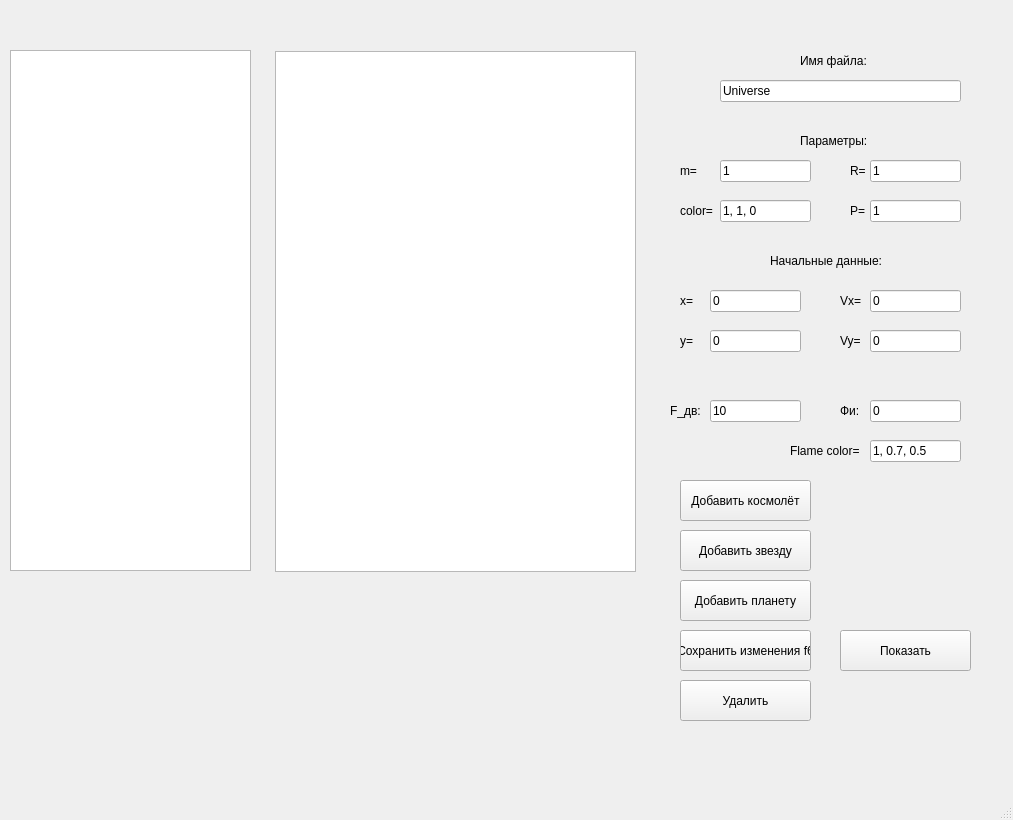
<?xml version="1.0" encoding="UTF-8"?>
<ui version="4.0">
 <class>MainWindow</class>
 <widget class="QMainWindow" name="MainWindow">
  <property name="geometry">
   <rect>
    <x>0</x>
    <y>0</y>
    <width>1013</width>
    <height>820</height>
   </rect>
  </property>
  <property name="windowTitle">
   <string>MainWindow</string>
  </property>
  <widget class="QWidget" name="centralwidget">
   <widget class="QLabel" name="label">
    <property name="geometry">
     <rect>
      <x>800</x>
      <y>130</y>
      <width>81</width>
      <height>21</height>
     </rect>
    </property>
    <property name="text">
     <string>Параметры:</string>
    </property>
   </widget>
   <widget class="QLineEdit" name="M_field">
    <property name="geometry">
     <rect>
      <x>720</x>
      <y>160</y>
      <width>91</width>
      <height>22</height>
     </rect>
    </property>
    <property name="text">
     <string>1</string>
    </property>
   </widget>
   <widget class="QLabel" name="label_2">
    <property name="geometry">
     <rect>
      <x>680</x>
      <y>160</y>
      <width>21</width>
      <height>21</height>
     </rect>
    </property>
    <property name="text">
     <string>m=</string>
    </property>
   </widget>
   <widget class="QLabel" name="label_3">
    <property name="geometry">
     <rect>
      <x>850</x>
      <y>160</y>
      <width>21</width>
      <height>21</height>
     </rect>
    </property>
    <property name="text">
     <string>R=</string>
    </property>
   </widget>
   <widget class="QLineEdit" name="R_field">
    <property name="geometry">
     <rect>
      <x>870</x>
      <y>160</y>
      <width>91</width>
      <height>22</height>
     </rect>
    </property>
    <property name="text">
     <string>1</string>
    </property>
   </widget>
   <widget class="QLabel" name="Color">
    <property name="geometry">
     <rect>
      <x>680</x>
      <y>200</y>
      <width>51</width>
      <height>21</height>
     </rect>
    </property>
    <property name="text">
     <string>color=</string>
    </property>
   </widget>
   <widget class="QLineEdit" name="Color_field">
    <property name="geometry">
     <rect>
      <x>720</x>
      <y>200</y>
      <width>91</width>
      <height>22</height>
     </rect>
    </property>
    <property name="text">
     <string>1, 1, 0</string>
    </property>
   </widget>
   <widget class="QLabel" name="label_15">
    <property name="geometry">
     <rect>
      <x>770</x>
      <y>250</y>
      <width>121</width>
      <height>21</height>
     </rect>
    </property>
    <property name="text">
     <string>Начальные данные:</string>
    </property>
   </widget>
   <widget class="QLabel" name="label_16">
    <property name="geometry">
     <rect>
      <x>680</x>
      <y>290</y>
      <width>21</width>
      <height>21</height>
     </rect>
    </property>
    <property name="text">
     <string>x=</string>
    </property>
   </widget>
   <widget class="QLineEdit" name="x0_field">
    <property name="geometry">
     <rect>
      <x>710</x>
      <y>290</y>
      <width>91</width>
      <height>22</height>
     </rect>
    </property>
    <property name="text">
     <string>0</string>
    </property>
   </widget>
   <widget class="QLineEdit" name="y0_field">
    <property name="geometry">
     <rect>
      <x>710</x>
      <y>330</y>
      <width>91</width>
      <height>22</height>
     </rect>
    </property>
    <property name="text">
     <string>0</string>
    </property>
   </widget>
   <widget class="QLabel" name="label_17">
    <property name="geometry">
     <rect>
      <x>680</x>
      <y>330</y>
      <width>21</width>
      <height>21</height>
     </rect>
    </property>
    <property name="text">
     <string>y=</string>
    </property>
   </widget>
   <widget class="QLineEdit" name="Vx0_field">
    <property name="geometry">
     <rect>
      <x>870</x>
      <y>290</y>
      <width>91</width>
      <height>22</height>
     </rect>
    </property>
    <property name="text">
     <string>0</string>
    </property>
   </widget>
   <widget class="QLabel" name="label_20">
    <property name="geometry">
     <rect>
      <x>840</x>
      <y>290</y>
      <width>21</width>
      <height>21</height>
     </rect>
    </property>
    <property name="text">
     <string>Vx=</string>
    </property>
   </widget>
   <widget class="QLineEdit" name="Vy0_field">
    <property name="geometry">
     <rect>
      <x>870</x>
      <y>330</y>
      <width>91</width>
      <height>22</height>
     </rect>
    </property>
    <property name="text">
     <string>0</string>
    </property>
   </widget>
   <widget class="QLabel" name="label_21">
    <property name="geometry">
     <rect>
      <x>840</x>
      <y>330</y>
      <width>21</width>
      <height>21</height>
     </rect>
    </property>
    <property name="text">
     <string>Vy=</string>
    </property>
   </widget>
   <widget class="QPushButton" name="AddPlanet">
    <property name="geometry">
     <rect>
      <x>680</x>
      <y>580</y>
      <width>131</width>
      <height>41</height>
     </rect>
    </property>
    <property name="text">
     <string>Добавить планету</string>
    </property>
   </widget>
   <widget class="QPushButton" name="AddShip">
    <property name="geometry">
     <rect>
      <x>680</x>
      <y>480</y>
      <width>131</width>
      <height>41</height>
     </rect>
    </property>
    <property name="text">
     <string>Добавить космолёт</string>
    </property>
   </widget>
   <widget class="QTextBrowser" name="UniverseBrowser">
    <property name="geometry">
     <rect>
      <x>275</x>
      <y>51</y>
      <width>361</width>
      <height>521</height>
     </rect>
    </property>
    <property name="html">
     <string>&lt;!DOCTYPE HTML PUBLIC &quot;-//W3C//DTD HTML 4.0//EN&quot; &quot;http://www.w3.org/TR/REC-html40/strict.dtd&quot;&gt;
&lt;html&gt;&lt;head&gt;&lt;meta name=&quot;qrichtext&quot; content=&quot;1&quot; /&gt;&lt;style type=&quot;text/css&quot;&gt;
p, li { white-space: pre-wrap; }
&lt;/style&gt;&lt;/head&gt;&lt;body style=&quot; font-family:'MS Shell Dlg 2'; font-size:8.25pt; font-weight:400; font-style:normal;&quot;&gt;
&lt;p style=&quot;-qt-paragraph-type:empty; margin-top:0px; margin-bottom:0px; margin-left:0px; margin-right:0px; -qt-block-indent:0; text-indent:0px; font-size:7.8pt;&quot;&gt;&lt;br /&gt;&lt;/p&gt;&lt;/body&gt;&lt;/html&gt;</string>
    </property>
   </widget>
   <widget class="QLineEdit" name="Fname_field">
    <property name="geometry">
     <rect>
      <x>720</x>
      <y>80</y>
      <width>241</width>
      <height>22</height>
     </rect>
    </property>
    <property name="text">
     <string>Universe</string>
    </property>
   </widget>
   <widget class="QLabel" name="label_4">
    <property name="geometry">
     <rect>
      <x>800</x>
      <y>50</y>
      <width>81</width>
      <height>21</height>
     </rect>
    </property>
    <property name="text">
     <string>Имя файла:</string>
    </property>
   </widget>
   <widget class="QLineEdit" name="F_dv_field">
    <property name="geometry">
     <rect>
      <x>710</x>
      <y>400</y>
      <width>91</width>
      <height>22</height>
     </rect>
    </property>
    <property name="text">
     <string>10</string>
    </property>
   </widget>
   <widget class="QLineEdit" name="Phi_field">
    <property name="geometry">
     <rect>
      <x>870</x>
      <y>400</y>
      <width>91</width>
      <height>22</height>
     </rect>
    </property>
    <property name="text">
     <string>0</string>
    </property>
   </widget>
   <widget class="QLabel" name="label_22">
    <property name="geometry">
     <rect>
      <x>840</x>
      <y>400</y>
      <width>21</width>
      <height>21</height>
     </rect>
    </property>
    <property name="text">
     <string>Фи:</string>
    </property>
   </widget>
   <widget class="QLabel" name="label_18">
    <property name="geometry">
     <rect>
      <x>670</x>
      <y>400</y>
      <width>31</width>
      <height>21</height>
     </rect>
    </property>
    <property name="text">
     <string>F_дв:</string>
    </property>
   </widget>
   <widget class="QLineEdit" name="P_field">
    <property name="geometry">
     <rect>
      <x>870</x>
      <y>200</y>
      <width>91</width>
      <height>22</height>
     </rect>
    </property>
    <property name="text">
     <string>1</string>
    </property>
   </widget>
   <widget class="QLabel" name="Color_2">
    <property name="geometry">
     <rect>
      <x>850</x>
      <y>200</y>
      <width>31</width>
      <height>21</height>
     </rect>
    </property>
    <property name="text">
     <string>P=</string>
    </property>
   </widget>
   <widget class="QLineEdit" name="Flamecolor_field">
    <property name="geometry">
     <rect>
      <x>870</x>
      <y>440</y>
      <width>91</width>
      <height>22</height>
     </rect>
    </property>
    <property name="text">
     <string>1, 0.7, 0.5</string>
    </property>
   </widget>
   <widget class="QLabel" name="Color_3">
    <property name="geometry">
     <rect>
      <x>790</x>
      <y>440</y>
      <width>81</width>
      <height>21</height>
     </rect>
    </property>
    <property name="text">
     <string>Flame color=</string>
    </property>
   </widget>
   <widget class="QPushButton" name="AddStar">
    <property name="geometry">
     <rect>
      <x>680</x>
      <y>530</y>
      <width>131</width>
      <height>41</height>
     </rect>
    </property>
    <property name="text">
     <string>Добавить звезду</string>
    </property>
   </widget>
   <widget class="QPushButton" name="ShowSystem">
    <property name="geometry">
     <rect>
      <x>840</x>
      <y>630</y>
      <width>131</width>
      <height>41</height>
     </rect>
    </property>
    <property name="text">
     <string>Показать</string>
    </property>
   </widget>
   <widget class="QPushButton" name="saveDataButton">
    <property name="geometry">
     <rect>
      <x>680</x>
      <y>630</y>
      <width>131</width>
      <height>41</height>
     </rect>
    </property>
    <property name="text">
     <string>Сохранить изменения f6</string>
    </property>
   </widget>
   <widget class="QListWidget" name="listUniverseObjectsWidget">
    <property name="geometry">
     <rect>
      <x>10</x>
      <y>50</y>
      <width>241</width>
      <height>521</height>
     </rect>
    </property>
   </widget>
   <widget class="QPushButton" name="deleteButton">
    <property name="geometry">
     <rect>
      <x>680</x>
      <y>680</y>
      <width>131</width>
      <height>41</height>
     </rect>
    </property>
    <property name="text">
     <string>Удалить</string>
    </property>
   </widget>
  </widget>
  <widget class="QMenuBar" name="menubar">
   <property name="geometry">
    <rect>
     <x>0</x>
     <y>0</y>
     <width>1013</width>
     <height>21</height>
    </rect>
   </property>
  </widget>
  <widget class="QStatusBar" name="statusbar"/>
 </widget>
 <resources/>
 <connections/>
</ui>
